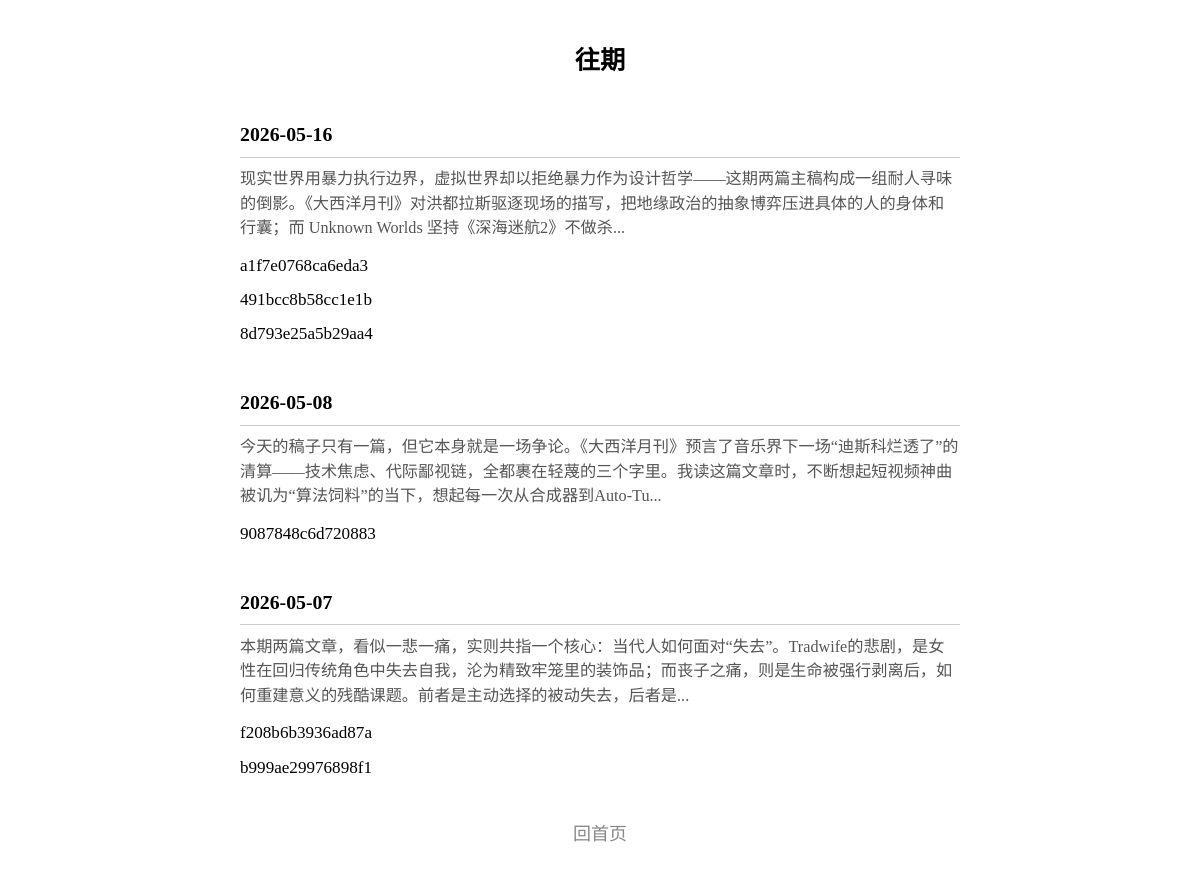
Page /archive on the earlier database version.
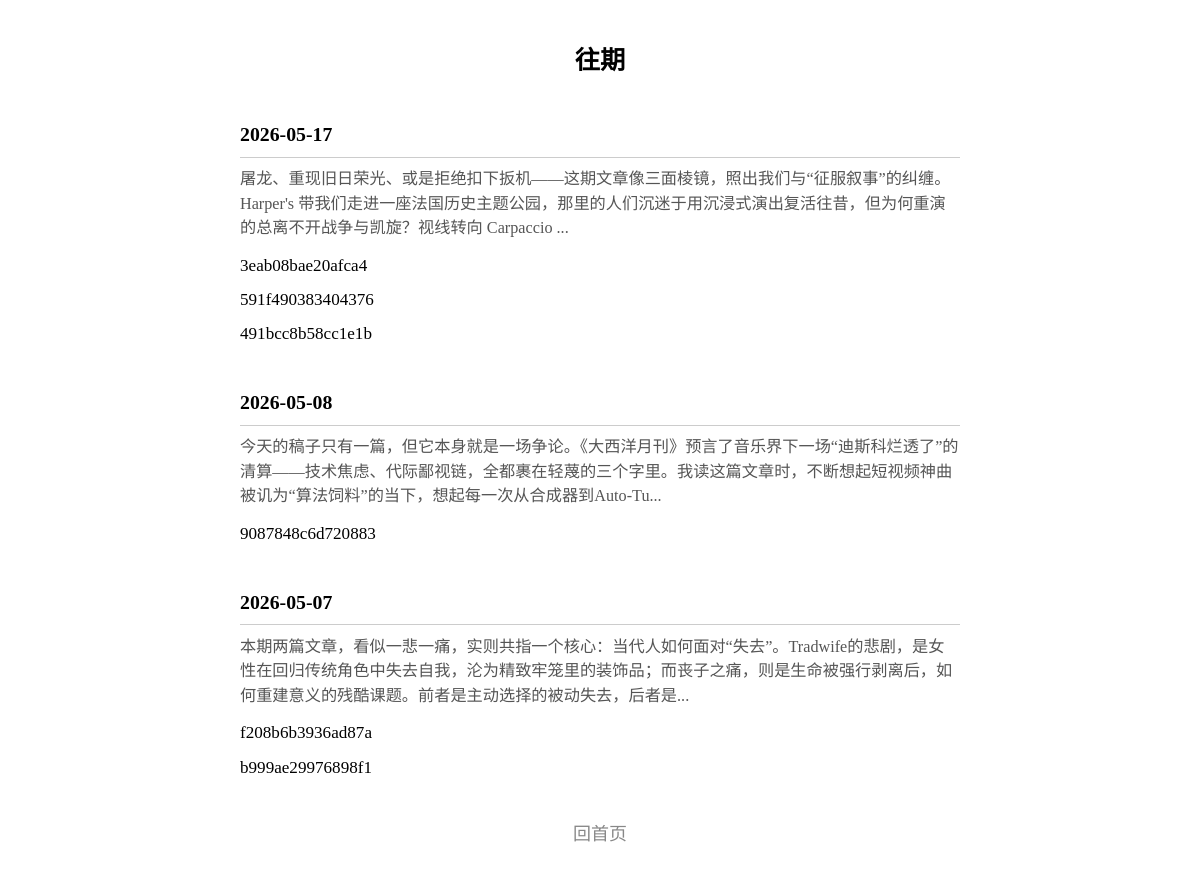
Same page on the later database version.
### tables this page shows
CREATE TABLE issues (
            date TEXT PRIMARY KEY,
            articles TEXT NOT NULL DEFAULT '[]',
            editor_note TEXT NOT NULL DEFAULT '',
            stats TEXT NOT NULL DEFAULT '{}',
            epub_sent_at TEXT
        );

### server.py (the view)
@app.get("/archive", response_class=HTMLResponse)
async def archive(page: int = Query(1, ge=1)):
    per_page = 20
    offset = (page - 1) * per_page
    issues = get_recent_issues(limit=per_page, offset=offset)
    template = env.get_template("archive.html")
    return template.render(issues=issues, page=page)

### templates/archive.html (shortened to what this page needs)
<!DOCTYPE html>
<html lang="zh-CN">
<head>
</head>
<body>
<h1>往期</h1>
{% for issue in issues %}
<div class="issue">
  <div class="issue-date">{{ issue.date }}</div>
  <div class="issue-note">
    {% if issue.editor_note | length > 120 %}
      {{ issue.editor_note[:120] | e }}...
    {% else %}
      {{ issue.editor_note | e }}
    {% endif %}
  </div>
  <ul>
  {% for aid in issue.articles %}
    <li><a href="/article/{{ aid }}">{{ aid }}</a></li>
  {% endfor %}
  </ul>
</div>
{% endfor %}
<div class="footer">
  <a href="/">回首页</a>
</div>
</body>
</html>

Differences in the rows shown:
removed issues: date "2026-05-16", editor_note "现实世界用暴力执行边界，虚拟世界却以拒绝暴力作为设计哲学——这期两篇主稿构成一组耐人寻味的倒影。《大西洋月刊》对洪都拉斯驱逐现场的描写，把地缘政治的抽象博弈压进具体的人的身体和行囊；而 Unknown Worlds 坚持《深海迷航2》不做杀", articles "a1f7e0768ca6eda3" "491bcc8b58cc1e1b" "8d793e25a5b29aa4"
added issues: date "2026-05-17", editor_note "屠龙、重现旧日荣光、或是拒绝扣下扳机——这期文章像三面棱镜，照出我们与“征服叙事”的纠缠。Harper's 带我们走进一座法国历史主题公园，那里的人们沉迷于用沉浸式演出复活往昔，但为何重演的总离不开战争与凯旋？视线转向 Carpaccio", articles "3eab08bae20afca4" "591f490383404376" "491bcc8b58cc1e1b"
